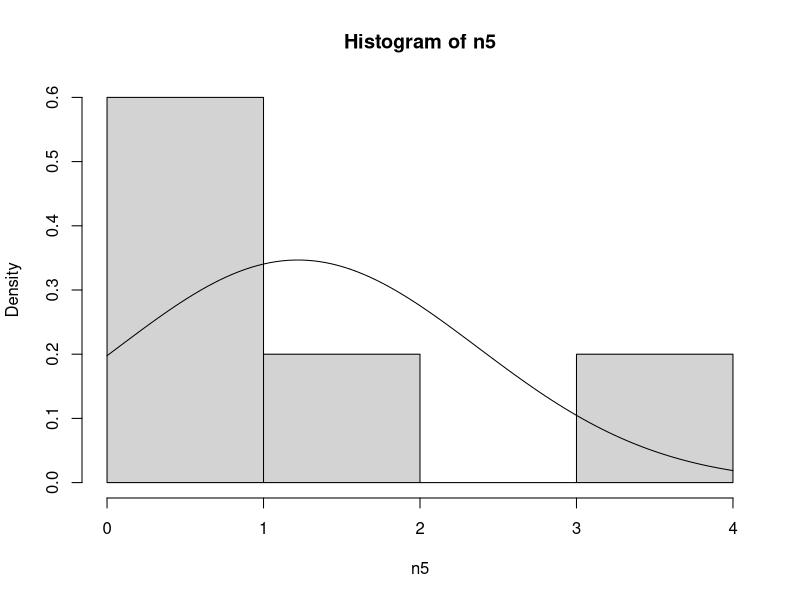
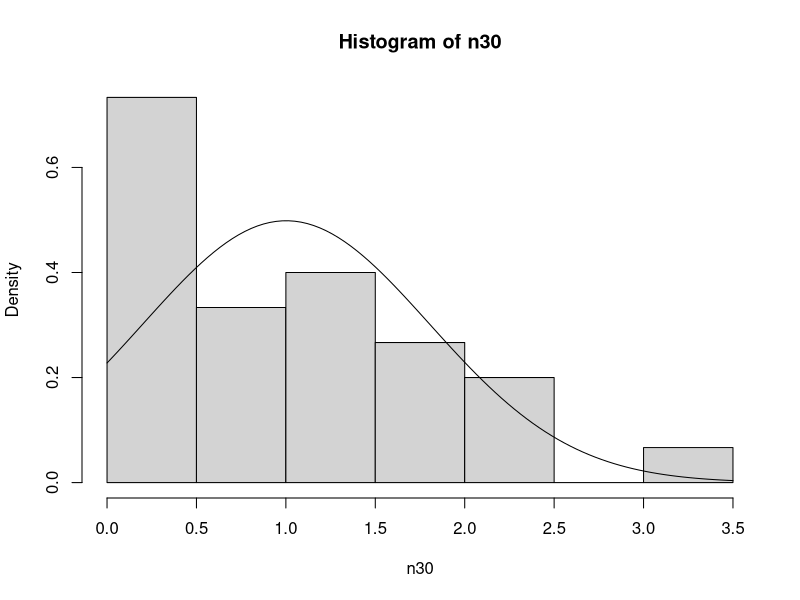
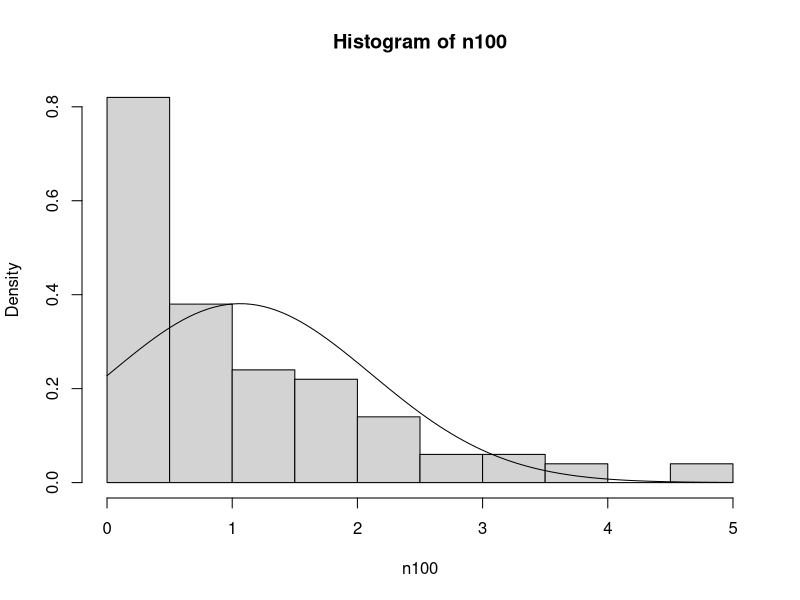
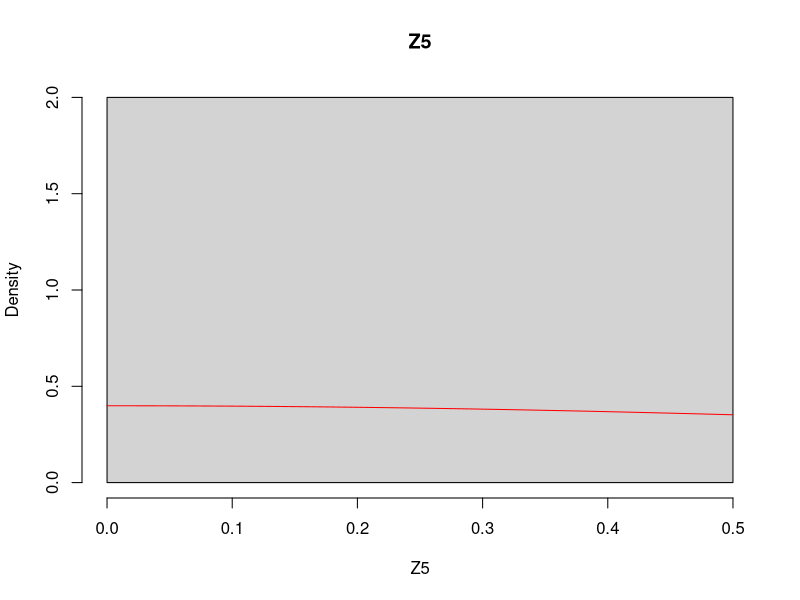
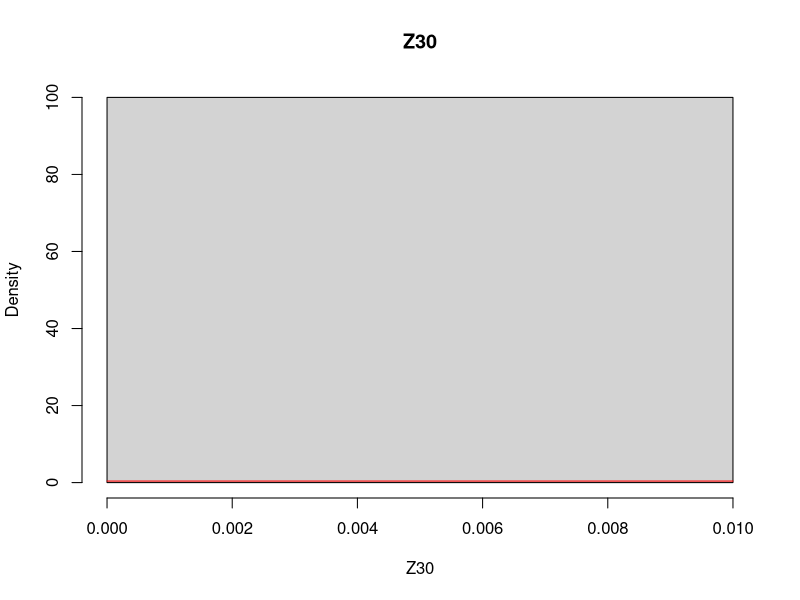
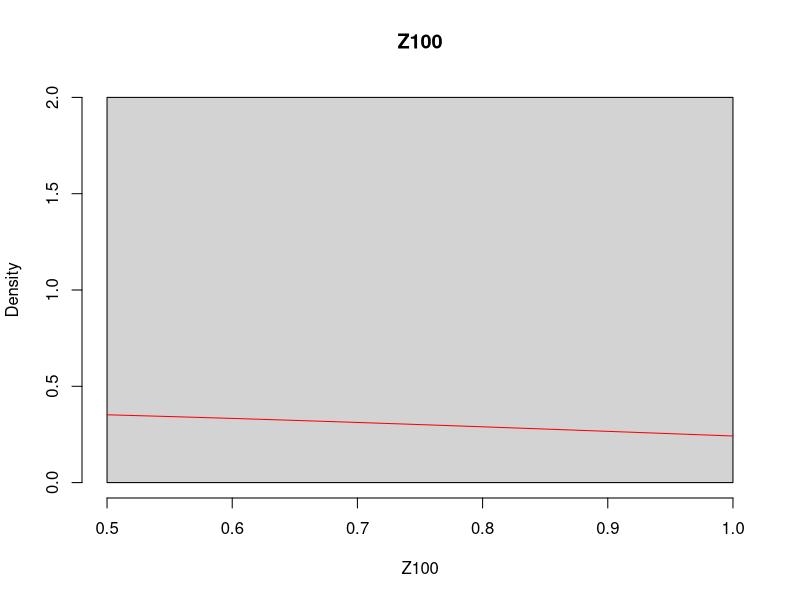
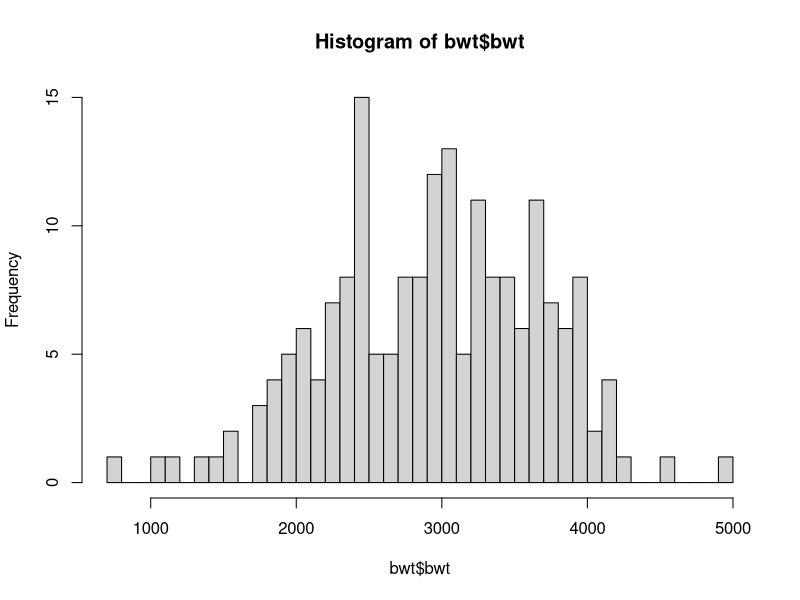
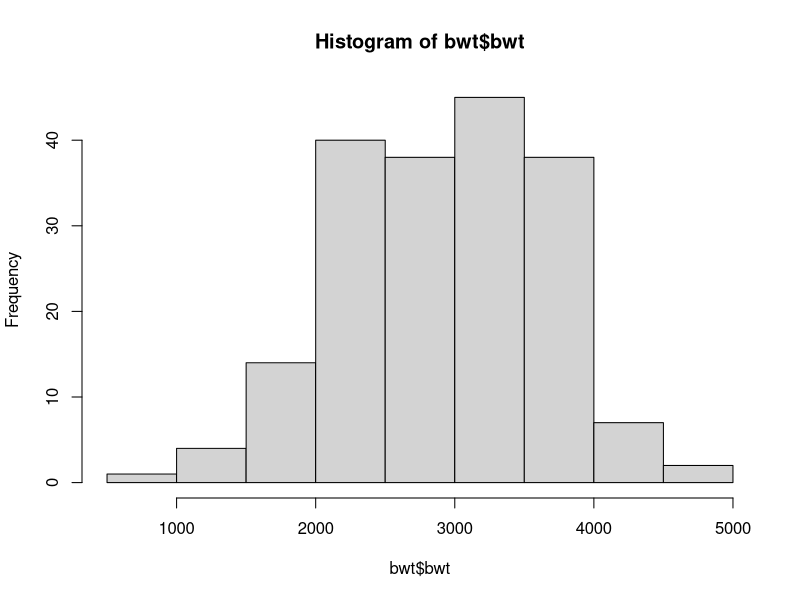

R code for these plots, in order:
# A1
x <- c(1, 2, 2, 3, 3, 3)
g <- factor(c("A","B","A","B","B","A"))
df <- data.frame(x = x, g = g)
str(df)
# 1)
# each row represents a value of x mapped to the corresponding value of g at the
# same index, representing a value mapped to a group
# 2)
# A: 3
# B: 3
# 3)
meanA <- mean(c(1,2,3)) 
meanB <- mean(c(2,3,3))
aggregate(df[1], list(df$g), mean)

#A2
#1
omega <- 1:100

drawsize <- 50000

drawN <- sample(omega, drawsize, replace = TRUE)



count <- 0
maxcount <- 0
for(draw in drawN){
  
  if(draw %% 3 == 0 || draw %% 5 == 0){
    maxcount <- maxcount + 1
    
    if(draw %% 3 == 0){
        count <- count + 1
    }
    
  }
  
}
Pmul35 <- count / maxcount
Pmul35

#2

div3 <- floor(100 / 3)
div5 <- 100 / 5
div15 <- floor(100 / 15)

exactPmul35 <- div3 / (div3 + div5 - div15)

#A3
#1

drawsize <- 10000

X <- rexp(drawsize, 1)


n5 <- sample(X, 5)
n30 <- sample(X, 30)
n100 <- sample(X, 100)

#2
mean(n5)
mean(n30)
mean(n100)

#3

hist(n5, probability = TRUE)
curve(
  dnorm(x, mean = mean(n5), sd = sd(n5)),
  add=TRUE
)

hist(n30, probability = TRUE)
curve(
  dnorm(x, mean = mean(n30), sd = sd(n30)),
  add=TRUE
)

hist(n100, probability = TRUE)
curve(
  dnorm(x, mean = mean(n100), sd = sd(n100)),
  add=TRUE,
)

#4
#a
Z5 <- (mean(n5) - 1) / (1 / sqrt(5))
Z5

Z30 <- (mean(n30) - 1) / (1 / sqrt(30))
Z30

Z100 <- (mean(n100) - 1) / (1 / sqrt(100))
Z100

#b ???

hist(Z5, probability = TRUE, main = "Z5")
curve(dnorm(x), add = TRUE, col = "red")
hist(Z30, probability = TRUE, main = "Z30")
curve(dnorm(x), add = TRUE, col = "red")
hist(Z100, probability = TRUE, main = "Z100")
curve(dnorm(x), add = TRUE, col = "red")

#c)
# the dist. of X_n gets more dense the higher n is, e.g. it gets closer to lamdba (1)

# d)
# CLT still works because for high sample sizes (10000), every distribution approaches normal distribution

# e)
# standardization makes it possible to compare Z_n's of different n's and lambda's,
# as they normally have completely different means and distributions.



#Part B
library(MASS)
library(dplyr)
library(ggplot2)
library(forcats)

data(birthwt)

bwt <- birthwt %>%
  mutate(
    smoke = factor(smoke, levels = c(0,1), labels = c("No","Yes")),
    ht    = factor(ht, levels = c(0,1), labels = c("No","Yes")),
    ui    = factor(ui, levels = c(0,1), labels = c("No","Yes")),
    low   = factor(low, levels = c(0,1), labels = c("No","Yes"))
  )



#B1
# 1
# one row of bwt represents data from one birth
# 2
# cat.: low / smoke / race / ht / ui
# num.: age / lwt  / ptl / ftv / bwt
#B2

#1
hist(bwt$bwt ,breaks=5000 / 150)
hist(bwt$bwt ,breaks=5000 / 400)
#2
plot(ecdf(bwt$bwt))
#3
'
My estimate: 0.3 -> 30%
1)Higher bin witdh makes the graph more smooth, but makes it harder to find outsiders within the graph.
2) the ECDF shows that most babies weigh 3kg or more after birth, and that the weight stagnates at ~800g
for low values and ~5kg for high values. Most babies weigh between ~3kg and ~5kg.
'
#B3
#1
boxplot(bwt$bwt ~ bwt$smoke,
        xlab = "Smoking status", ylab = "Birth weight",
        names = c("Non Smoker", "Smoker"),
        main= "Zaza plot")

#2
#Median weight for non-smokers
median(bwt$bwt[bwt$smoke == "No"])
#Median weight for smokers
median(bwt$bwt[bwt$smoke == "Yes"])

#3
'
Like seen in the boxplot and the median values, smoking during pregnancy can
substantially reduce the birth weight of the child. Babies from smoking mothers
also have a smaller interval for their birth weight, following the median of ~2.8kg
much more closeley then the non-smoker-babies follow the median of 3.1kg.
'

#B4
#1
table(bwt$smoke , bwt$low)
#2
prop.table(table(bwt$smoke , bwt$low))
#3
#H0: if p > 0.05, bwt$smoke and bwt$low are not related
chisq.test(bwt$smoke, bwt$low)
# p) 0.03958 -> H0 gets thrown away

#B5
#
ggplot(bwt, aes(x = bwt, y = lwt)) + geom_point(colour = "magenta")

cor(bwt$bwt, bwt$lwt)
# -> 0.1857333
# sign -> positive -> the higher the $lwt, the higher the $bwt
# magnitude ->  ~0.18 -> weak correlation

#C1
bwtlm <- lm(bwt$bwt ~ bwt$lwt)

summary(bwtlm)
#2
# f: estimated regression equation; f(x) = 4.429x + 2369.624
#3
# interpretation of the slope (4.429): On average, the $bwt is estimated to be 
# 4.429x as big as the $lwt, e.g. multiplying the $lwt with 4.429 results in an
# estimation of the respective $bwt
#4
ggplot(bwt, aes(x = bwt, y = lwt)) +
  geom_point(colour = "black") +
  geom_smooth(method = "lm", colour = "red") +
  labs(
    title = "Scatterplot + Regression for bwt ~ lwt",
    x = "Bwt",
    y = "Lwt"
  )
